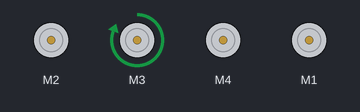
Recording of a sketch running on a simulated Arduino Uno, built with avr-gcc and run on an emulated ATmega328P. Parts: 4 × DC motor (green arrow = forward, orange = backward, longer = faster).

Above: at 1.1 s.
At 3.3 s:
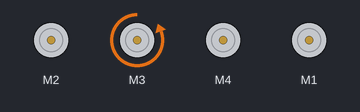
At 5.5 s:
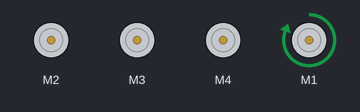
At 9.2 s:
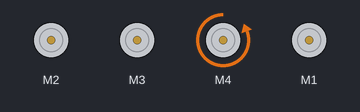
At 12.4 s:
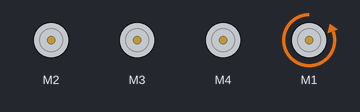
At 13.9 s:
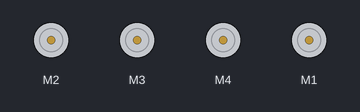
Timing chart, 0 to 15.4 s (numbered marks = the images above):
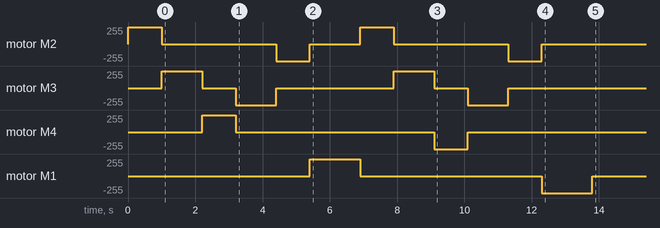

Measured:
- by itself, motor M1: stopped → forward 255/255 at 5.4 s, → stopped 1.5 s later, → backward 255/255 5.4 s later, → stopped 1.5 s later

The sketch:

robotDemo2.ino
```cpp
// Intro to Robotics Demo 2
// Author: Ryan Lewis

// initialize libraries
#include <Wire.h>
#include <Adafruit_MotorShield.h>

// initialize motors and shield
Adafruit_MotorShield AFMS = Adafruit_MotorShield();
Adafruit_DCMotor *motor1 = AFMS.getMotor(1);
Adafruit_DCMotor *motor2 = AFMS.getMotor(2);
Adafruit_DCMotor *motor3 = AFMS.getMotor(3);
Adafruit_DCMotor *motor4 = AFMS.getMotor(4);

// adjust run parameters
int doDemo = 1; //1=true 0=false
int globalSpeed = 255; //0-255
int globalDelay = 0; //1000=1[sec]

//return to zero position timings
int fixM1ForwardTime = 0; //motor1
int fixM2ForwardTime = 0000; //motor2
int fixM3ForwardTime = 0; //motor3
int fixM4ForwardTime = 300; //motor4
int fixM1BackwardTime = 0; //motor1
int fixM2BackwardTime = 1000; //motor2
int fixM3BackwardTime = 000; //motor3
int fixM4BackwardTime = 000; //motor4

//pickup-dropoff timings (forward and backward timings are the same)
int baseRotateTime = 1500; //motor1
int shoulderRotateTime = 1000; //motor2
int wristRotateTime = 1200; //motor3
int gripClampTime = 1000; //motor4

void setup() {
  AFMS.begin();  // Initialize with the default frequency 1.6KHz
  Serial.begin(9600);

  //run return to zero timings
  if (doDemo == 0) {
    motor1->setSpeed(globalSpeed);
    motor1->run(FORWARD);
    delay(fixM1ForwardTime);
    motor1->run(RELEASE);

    motor2->setSpeed(globalSpeed);
    motor2->run(FORWARD);
    delay(fixM2ForwardTime);
    motor2->run(RELEASE);

    motor3->setSpeed(globalSpeed);
    motor3->run(FORWARD);
    delay(fixM3ForwardTime);
    motor3->run(RELEASE);

    motor4->setSpeed(globalSpeed);
    motor4->run(FORWARD);
    delay(fixM4ForwardTime);
    motor4->run(RELEASE);

    motor1->setSpeed(globalSpeed);
    motor1->run(BACKWARD);
    delay(fixM1BackwardTime);
    motor1->run(RELEASE);

    motor2->setSpeed(globalSpeed);
    motor2->run(BACKWARD);
    delay(fixM2BackwardTime);
    motor2->run(RELEASE);

    motor3->setSpeed(globalSpeed);
    motor3->run(BACKWARD);
    delay(fixM3BackwardTime);
    motor3->run(RELEASE);

    motor4->setSpeed(globalSpeed);
    motor4->run(BACKWARD);
    delay(fixM4BackwardTime);
    motor4->run(RELEASE);
  }

  // run pickup-dropoff sequence
  else {
    // Forward sequence
    // Pickup
    motor2->setSpeed(globalSpeed);
    motor2->run(FORWARD);
    delay(shoulderRotateTime + globalDelay);
    motor2->run(RELEASE);

    motor3->setSpeed(globalSpeed);
    motor3->run(FORWARD);
    delay(wristRotateTime + globalDelay);
    motor3->run(RELEASE);

    motor4->setSpeed(globalSpeed);
    motor4->run(FORWARD);
    delay(gripClampTime + globalDelay);
    motor4->run(RELEASE);

    motor3->setSpeed(globalSpeed);
    motor3->run(BACKWARD);
    delay(wristRotateTime + globalDelay);
    motor3->run(RELEASE);

    motor2->setSpeed(globalSpeed);
    motor2->run(BACKWARD);
    delay(shoulderRotateTime + globalDelay);
    motor2->run(RELEASE);

    // Move Forward
    motor1->setSpeed(globalSpeed);
    motor1->run(FORWARD);
    delay(baseRotateTime + globalDelay);
    motor1->run(RELEASE);

    // Place
    motor2->setSpeed(globalSpeed);
    motor2->run(FORWARD);
    delay(shoulderRotateTime + globalDelay);
    motor2->run(RELEASE);

    motor3->setSpeed(globalSpeed);
    motor3->run(FORWARD);
    delay(wristRotateTime + globalDelay);
    motor3->run(RELEASE);

    motor4->setSpeed(globalSpeed);
    motor4->run(BACKWARD);
    delay(gripClampTime + globalDelay);
    motor4->run(RELEASE);

    motor3->setSpeed(globalSpeed);
    motor3->run(BACKWARD);
    delay(wristRotateTime + globalDelay);
    motor3->run(RELEASE);

    motor2->setSpeed(globalSpeed);
    motor2->run(BACKWARD);
    delay(shoulderRotateTime + globalDelay);
    motor2->run(RELEASE);

    // Return To Zero
    motor1->setSpeed(globalSpeed);
    motor1->run(BACKWARD);
    delay(baseRotateTime + globalDelay);
    motor1->run(RELEASE);

  }
}

void loop() {

}
```
